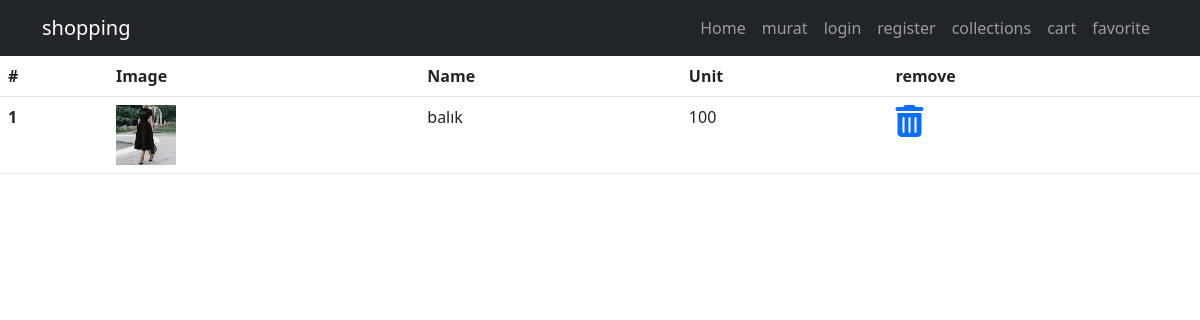
The page /favourite (signed in) on the database as committed earlier.
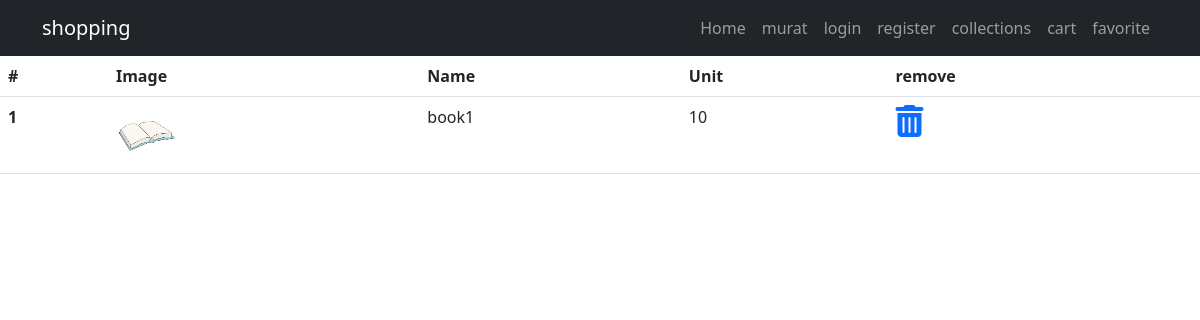
The same page on the database as committed later.
### shop/models.py (models this page shows, shortened)
class Favourites(models.Model):
        user=models.ForeignKey(User,on_delete=models.CASCADE)
        image=models.ImageField(upload_to="images")
        name=models.CharField(max_length=200)
        unit=models.IntegerField()

### shop/views.py (the view)
# urls.py: path("favourite",views.favourite_page,name="favourite"),
def favourite_page(request):
    if request.user.is_authenticated:
        favo=Favourites.objects.filter(user=request.user)
        return render(request,"shop/favorite_page.html",{"favos":favo})
    else:
        messages.warning(request,"please login")
        return redirect("login")

### shop/templates/shop/favorite_page.html
{% extends 'base.html' %}
{% block content %}
<table class="table">
    <thead>
      <tr>
        <th scope="col">#</th>
        <th scope="col">Image</th>
        <th scope="col">Name</th>
        <th scope="col">Unit</th>
        <th scope="col">remove</th>
      </tr>
    </thead>
    <tbody>
        {% for favo in favos %}
            <tr>
                <th scope="row">{{forloop.counter}}</th>
                <td><img style="width: 60px;" src="{{favo.image.url}}" alt=""></td>
                <td>{{favo.name}}</td>
                <td>{{favo.unit}}</td>
                <td><a href="{% url 'delete_favo' favo.id %}"><i class="fa fa-trash fa-2x"></i></a></td>
            </tr>
        {% endfor %}
    </tbody>
  </table>
{% endblock content %}

Rows that differ between the two databases and show on the page:
removed Favourites: image (picture), name "balık", unit "100"
added Favourites: image (picture), name "book1", unit "10"
